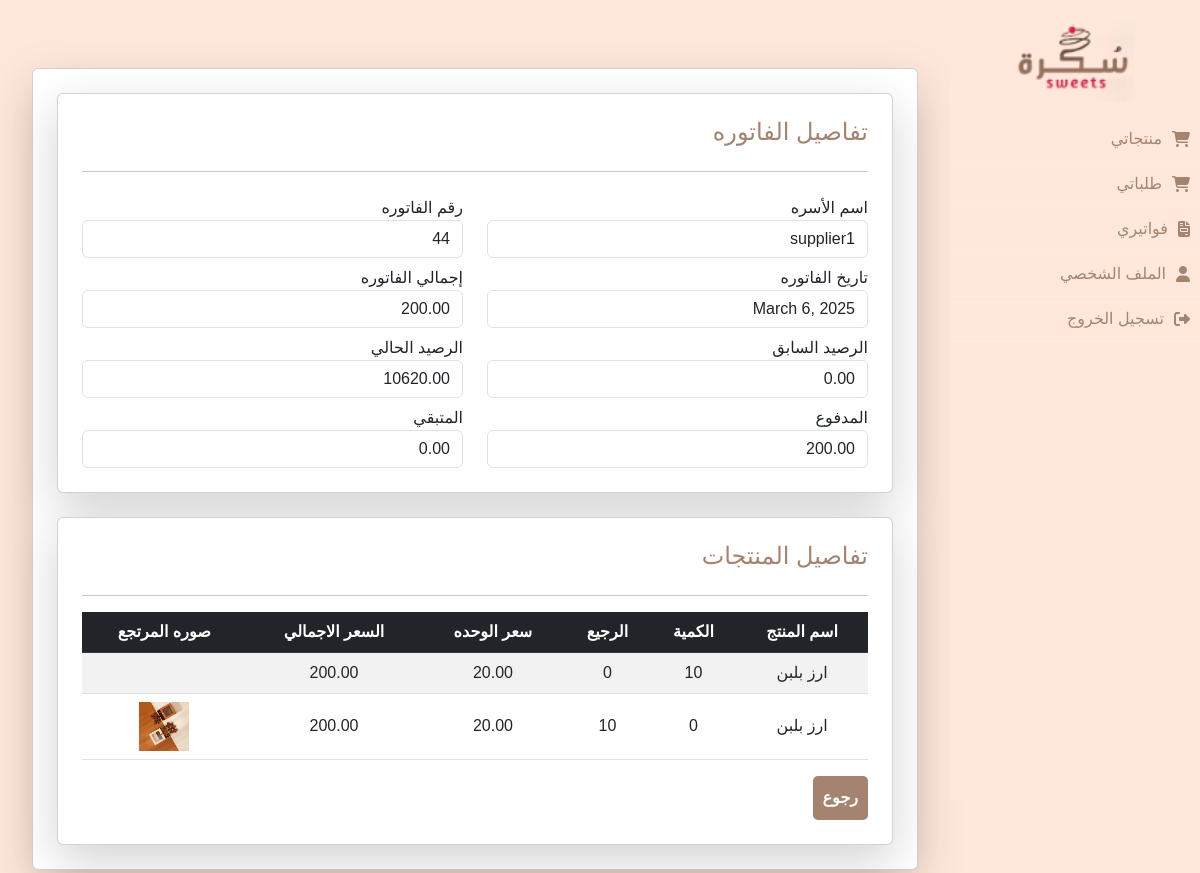
The app's page /invoices/invoice/44/ (signed in) with its own data.
### invoices/models.py (models this page shows, shortened)
class Invoice(models.Model):
    STATUS_CHOICES = [
        ('pending', 'غير مدفوعة'),
        ('partially_paid', 'مدفوعة جزئيًا'),
        ('paid', 'مدفوعة'),
        ('cancelled', 'ملغاة'),
    ]
    supplier         = models.ForeignKey(Supplier, on_delete=models.CASCADE ,related_name="invoices")  # المورد المرتبط بالفاتورة
    orders           = models.ManyToManyField(Order)  # ربط الفاتورة بالطلبات
    invoice_number   = models.CharField(max_length=50, unique=True)  # رقم الفاتورة
    invoice_date     = models.DateField(auto_now_add=True)  # تاريخ الفاتورة
    due_date         = models.DateField(null=True, blank=True)  # تاريخ الاستحقاق
    previous_balance = models.DecimalField(max_digits=10, decimal_places=2, default=0.00)  # الرصيد السابق
    current_balance  = models.DecimalField(max_digits=10, decimal_places=2, default=0.00)  # الرصيد الحالي
    paid_amount      = models.DecimalField(max_digits=10, decimal_places=2, default=0.00)  # المبلغ المدفوع
    remaining_amount = models.DecimalField(max_digits=10, decimal_places=2, default=0.00)  # المبلغ المتبقي
    total_amount     = models.DecimalField(max_digits=10, decimal_places=2, default=0.00)  # إجمالي الفاتورة
    status           = models.CharField(max_length=20, choices=STATUS_CHOICES, default='غير مدفوعة')
    notes            = models.TextField(blank=True, null=True)

class InvoiceItem(models.Model):
    invoice          = models.ForeignKey(Invoice, on_delete=models.CASCADE, related_name="items")  # ربط الفاتورة بالمنتجات
    product_name     = models.ForeignKey(Product, on_delete=models.CASCADE, related_name="invoices")
    quantity         = models.PositiveIntegerField(default=1)  # الكمية
    unit_price       = models.DecimalField(max_digits=10, decimal_places=2)  #
    total_price      = models.DecimalField(max_digits=10, decimal_places=2)  # إجمالي السعر
    expired_quantity = models.IntegerField(default=0)  # ✅ عدد المنتجات منتهية الصلاحية
    image            = models.ImageField(upload_to='photos', null=True , blank=True)

### suppliers/models.py (models this page shows, shortened)
class Supplier(models.Model):
    user             = models.OneToOneField(User, on_delete=models.CASCADE)
    company_name     = models.CharField(max_length=255)
    email            = models.EmailField(max_length=254, blank=True, null=True)
    phone_number     = models.CharField(max_length=15, blank=True, null=True)  # إضافة رقم الهاتف
    bank_account     = models.CharField(max_length=50,blank=True, null=True)
    address          = models.TextField(blank=True, null=True )  # العنوان
    previous_balance = models.DecimalField(max_digits=10, decimal_places=2, default=0.00)  # الرصيد السابق
    current_balance  = models.DecimalField(max_digits=10, decimal_places=2, default=0.00)  # الرصيد الحالي

### products/models.py (models this page shows)
class Product(models.Model):
    supplier = models.ForeignKey(Supplier, on_delete=models.CASCADE, related_name="products")
    name = models.CharField(max_length=255, verbose_name="اسم المنتج")
    purchase_price = models.DecimalField(max_digits=10, decimal_places=2, verbose_name="سعر الشراء")
    selling_price = models.DecimalField(max_digits=10, decimal_places=2, verbose_name="سعر البيع",null=True, blank=True, )
    expiry_period = models.IntegerField(default=0 ,verbose_name="مدة انتهاء الصلاحية")
    notes = models.TextField(blank=True, null=True, verbose_name="ملاحظات")
    def __str__(self):
        return f"{self.name}"

### invoices/views.py (the view)
# urls.py: path('invoice/<int:invoice_id>/', views.invoice_detail, name='invoice_detail'),
def invoice_detail(request, invoice_id):
    today = now().date()  # التاريخ الحالي
    calculated_total_price = 0
    invoice = get_object_or_404(Invoice, id=invoice_id)
    for item in invoice.items.all():
        if item.expired_quantity and item.expired_quantity > 0:
            calculated_total_price = item.expired_quantity * item.unit_price
    if request.user.is_staff:
        dashboard_url = 'admin_dashboard'
    else:
        dashboard_url = 'dashboard'
    form = PaymentForm()  # تأكد من تعريف النموذج
    context = {
        'form':form,
        'invoice': invoice,
        'dashboard_url': dashboard_url,
    }
    return render(request, 'invoice/invoice_detail.html', context)

### invoices/forms.py
class PaymentForm(forms.ModelForm):
    class Meta:
        model = InvoicePayment
        fields = ['amount']
        labels = {'amount': 'المبلغ المدفوع'}
        widgets = {
            'amount': forms.NumberInput(attrs={'class': 'form-control', 'placeholder': 'أدخل المبلغ'}),
        }

### invoices/templates/invoice/invoice_detail.html (shortened to what this page needs)
{% extends 'base.html' %}
{% block content %}
<div class="container-fluid mt-5">
    <div class="card p-4 shadow-lg">
        <div class="card p-4 shadow-lg">
            <h4 class="">تفاصيل الفاتوره</h4>
            <hr>
            <div class="row">
                <div class="col-md-6 mt-2">
                    <label>اسم الأسره</label>
                    <input type="text" class="form-control" value="{{ invoice.supplier.company_name }}" readonly>
                </div>
                <div class="col-md-6 mt-2">
                    <label>رقم الفاتوره</label>
                    <input type="text" class="form-control" value="{{ invoice.id }}" readonly>
                </div>
                <div class="col-md-6 mt-2">
                    <label>تاريخ الفاتوره</label>
                    <input type="text" class="form-control" value="{{ invoice.invoice_date }}" readonly>
                </div>
                <div class="col-md-6 mt-2">
                    <label>إجمالي الفاتوره</label>
                    <input type="text" class="form-control" value="{{ invoice.total_amount }}" readonly>
                </div>
                <div class="col-md-6 mt-2">
                    <label>الرصيد السابق</label>
                    <input type="text" class="form-control" value="{{ invoice.previous_balance }}" readonly>
                </div>
                <div class="col-md-6 mt-2">
                    <label>الرصيد الحالي</label>
                    <input type="text" class="form-control" value="{{ invoice.supplier.current_balance }}" readonly>
                </div>
                <div class="col-md-6 mt-2">
                    <label>المدفوع</label>
                    <input type="text" class="form-control" value="{{ invoice.paid_amount }}" readonly>
                </div>
                <div class="col-md-6 mt-2">
                    <label>المتبقي</label>
                    <input type="text" class="form-control" value="{{ invoice.remaining_amount }}" readonly>
                </div>
            </div>
        </div>
            <div class="table-responsive card mt-4 p-4 shadow-lg">
                <h4 class="">تفاصيل المنتجات</h4>
                <hr>
                <table class="table table-striped text-center align-middle">
                    <thead class="table-dark">
                        <tr>
                            <th>اسم المنتج</th>
                            <th>الكمية</th>
                            <th>الرجيع</th>
                            <th>سعر الوحده</th>
                            <th>السعر الاجمالي </th>
                            <th>صوره المرتجع</th>
                        </tr>
                    </thead>
                    <tbody>
                        {% for form in invoice.items.all %}
                        <tr class="order-item-form">
                            <td>{{ form.product_name }}</td>
                            <td>{{ form.quantity }}</td>
                            <td>{{ form.expired_quantity }}</td>
                            <td>{{ form.unit_price }}</td>
                            <td>{{ form.total_price}}</td>
                            <td>
                                {% if form.image %}
                                <img class="product-image" src="{{ form.image.url }}" width="50">
                                {% endif %}
                            </td>
                        </tr>
                        {% endfor %}
                    </tbody>
                </table>
                <div class="row">
                    <div class="text-left col-4">
                        <a href="{% url dashboard_url %}" class="btn add">رجوع</a>
                    </div>
                </div>
            </div>
    </div>
</div>
{% endblock %}

### sukkara_invoices/static/css/style.css (style rules this page uses)
body { background-color: #f8f9fa; display: flex; flex-direction: column; min-height: 100vh; font-family: "Tajawal", sans-serif; }
h1, h2, h3, h4, h5, h6 { color: #a58371 !important; }

### invoices/templates/base.html (style rules this page uses)
body { background-color: #ffe8db; display: flex; flex-direction: column; min-height: 100vh; }
h1, h2, h3, h4, h5, h6 { color: #a58371 !important; }
thead { background-color: #ffe8db; color: #a58371; }
.add { background-color: #a58371; color:rgb(255, 255, 255); font-weight: bold; border: none; border-radius:5px; padding: 10px 10px; text-decoration: none; }

### records on screen
Invoice: supplier.company_name "supplier1", id "44", invoice_date "March 6, 2025", total_amount "200.00", previous_balance "0.00", supplier.current_balance "10620.00", paid_amount "200.00", remaining_amount "0.00"
InvoiceItem: product_name "ارز بلبن", quantity "10", expired_quantity "0", unit_price "20.00", total_price "200.00"
InvoiceItem: product_name "ارز بلبن", quantity "0", expired_quantity "10", unit_price "20.00", total_price "200.00", image (picture)
